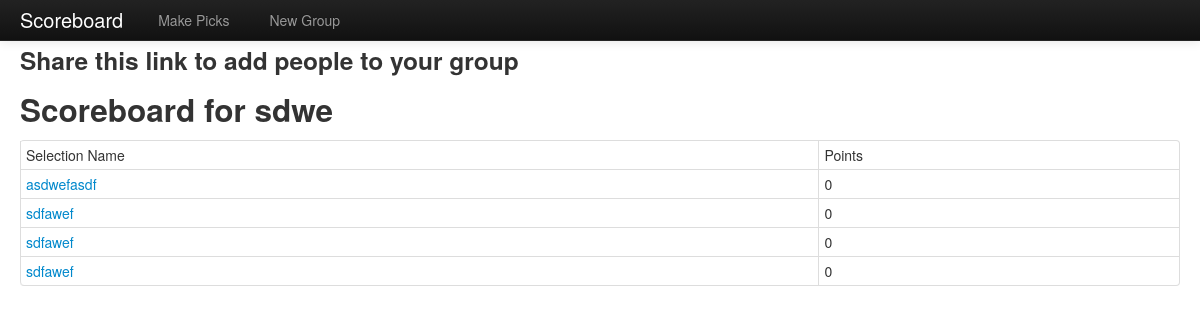
The page /9a04e3e448 on the database its author committed.
### src/models.py (models this page shows, shortened)
class Group(db.Model):
    id = db.Column(db.Integer, primary_key=True)
    name = db.Column(db.String(256))
    hash_name = db.Column(db.String(64))

class Selection(db.Model):
    id = db.Column(db.Integer, primary_key=True)
    group_id = db.Column(db.Integer)
    name = db.Column(db.String(80))
    group_id = db.Column(db.Integer)
    points = db.Column(db.Integer)

### src/watchparty.py (the view)
@app.route('/<string:hash_name>', methods=["GET"])
def scoreboard(hash_name):
    group = db.session.query(Group).filter(Group.hash_name == hash_name).one()
    selections = db.session.query(Selection).filter(Selection.group_id == group.id)\
        .order_by(Selection.points).all()[::-1]
    return render_template('scoreboard.html', group=group, selections=selections)

### src/templates/scoreboard.html (shortened to what this page needs)
<!DOCTYPE html>
<html>
<head>
    <link href="/static/css/bootstrap.css" rel="stylesheet">
</head>
<body>
<div class="navbar navbar-fixed-top navbar-inverse">
    <div class="navbar-inner">
        <div class="container-fluid">
            <a class="brand" href="/{{ group.hash_name }}">Scoreboard</a>
            <div class="nav-collapse">
                <ul class="nav">
                    <li><a href="{{group.hash_name}}/selection/create">Make Picks</a></li>
                </ul>
            </div>
            <div class="nav-collapse">
                <ul class="nav">
                    <li><a href="/">New Group</a></li>
                </ul>
            </div>
        </div>
    </div>
</div>
<div class="container-fluid">
    <h2></h2><br>
    <h3>Share this link to add people to your group</h3>
    <h2>Scoreboard for {{ group.name }}</h2>
    <table class="table table-hover table-condensed table-bordered">
        <thead>
        <tr>
            <td>Selection Name</td>
            <td>Points</td>
        </tr>
        </thead>
        {% for selection in selections %}
            <tr>
            <td><a href="/{{ group.hash_name }}/selection/{{ selection.id }}">{{ selection.name }}</a></td>
            <td>{{ selection.points }}</td>
            </tr>
    {% endfor %}
    </table>
</div>
</body>
</html>

### rows shown on the page
Group: name "sdwe"
Selection: name "asdwefasdf", points "0"
Selection: name "sdfawef", points "0"
Selection: name "sdfawef", points "0"
Selection: name "sdfawef", points "0"
